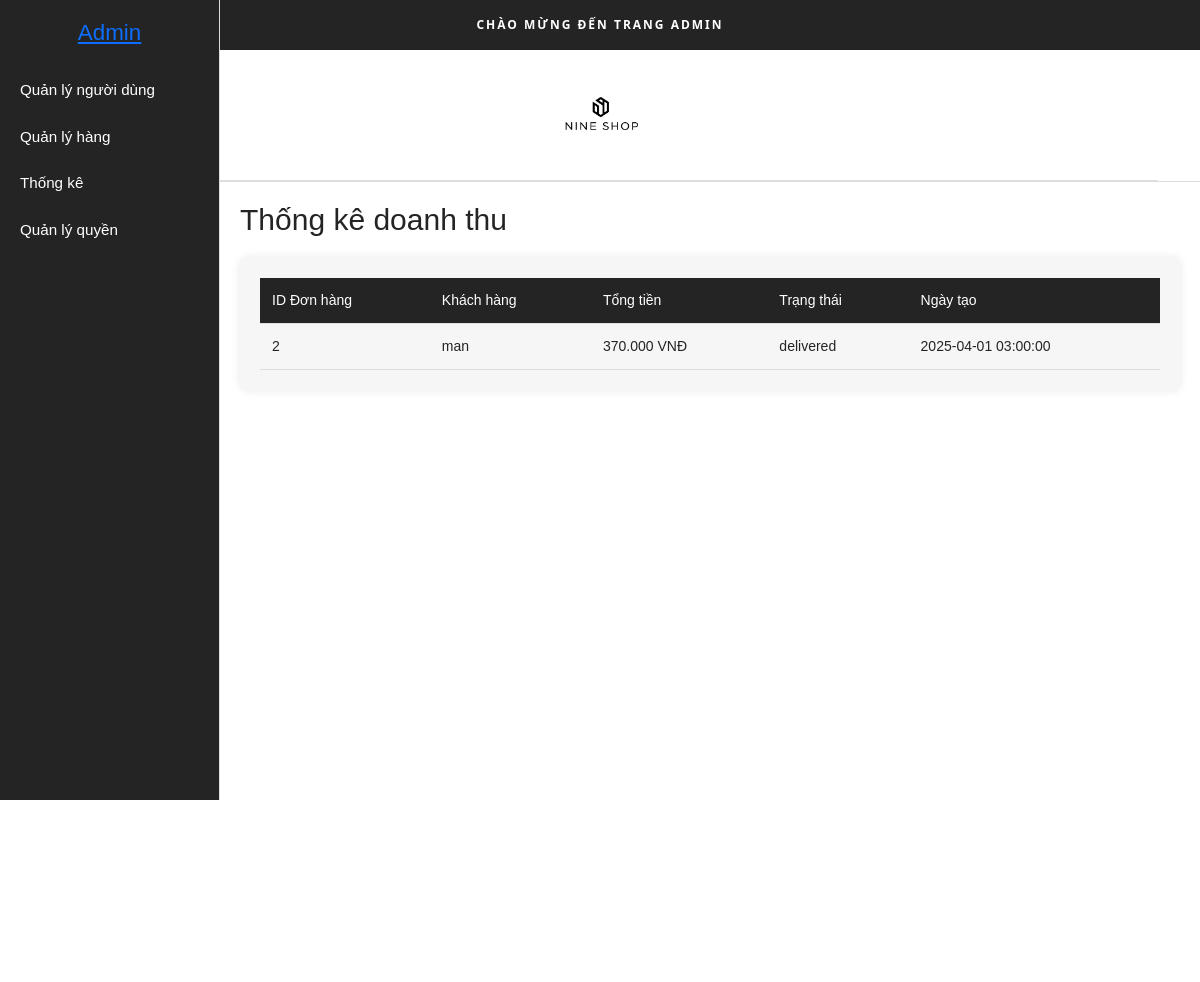
The app's page /frontEnd/admin.php?page=statistics_revenue with its own data.
### tables this page shows
CREATE TABLE `orders` (
  `id` int(100) NOT NULL,
  `user_id` int(11) DEFAULT NULL,
  `payments_id` int(11) DEFAULT NULL,
  `total_amount` decimal(10,2) NOT NULL,
  `status` enum('pending','shipped','delivered','cancelled') DEFAULT 'pending',
  `created_at` timestamp NOT NULL DEFAULT current_timestamp()
);

CREATE TABLE `users` (
  `id` int(11) NOT NULL,
  `name` varchar(100) NOT NULL,
  `email` varchar(100) NOT NULL,
  `password` varchar(255) NOT NULL,
  `phone` varchar(15) DEFAULT NULL,
  `address` text DEFAULT NULL,
  `created_at` timestamp NOT NULL DEFAULT current_timestamp()
);

### frontEnd/admin.php (the view, shortened to what this page needs)
<?php
$servername = "localhost";
$username = "root";
$password = "";
$dbname = "clothingstore";
try {
    $conn = new PDO("mysql:host=$servername;dbname=$dbname", $username, $password);
    $conn->setAttribute(PDO::ATTR_ERRMODE, PDO::ERRMODE_EXCEPTION);
    $conn->exec("SET NAMES 'utf8mb4'");
} catch (PDOException $e) {
    die("Kết nối thất bại: " . $e->getMessage());
}
$page = isset($_GET['page']) ? $_GET['page'] : 'dashboard';
?>
<!doctype html>
<html class="no-js" lang="en">
<head>
    <link rel="stylesheet" href="../assets/css/plugins.css">
    <link rel="stylesheet" href="../assets/css/style.css">
    <link href="https://cdn.jsdelivr.net/npm/bootstrap@5.3.3/dist/css/bootstrap.min.css" rel="stylesheet">
</head>
<body>
    <header class="header_area header_three">
        <div class="header_top">
            <div class="header_center">
                <p>Chào mừng đến trang Admin</p>
            </div>
        </div>
        <div class="header_middel">
            <div class="container-fluid">
                <div class="middel_inner">
                    <div class="logo">
                        <a href="admin.php"><img src="../assets/img/logo/1.logo.jpg" alt="Logo"></a>
                    </div>
                </div>
            </div>
        </div>
    </header>
    <div class="sidebar">
        <h2><a href = "admin.php">Admin</a></h2>
        <ul>
            <li>
                <a href="?page=staff" class="menu-toggle">Quản lý người dùng</a>
            </li>
            <li>
                <a href="?page=products" class="menu-toggle">Quản lý hàng</a>
            </li>
            <li>
                <a href="?page=statistics" class="menu-toggle">Thống kê</a>
            </li>
            <li>
                <a href="?page=roles" class="menu-toggle">Quản lý quyền</a>
            </li>
        </ul>
    </div>
    <div class="main-content">
        <?php if ($page == 'dashboard'): ?>
        <?php elseif ($page == 'statistics_revenue'): ?>
            <h1>Thống kê doanh thu</h1>
            <div class="table-container">
                <table>
                    <thead>
                        <tr>
                            <th>ID Đơn hàng</th>
                            <th>Khách hàng</th>
                            <th>Tổng tiền</th>
                            <th>Trạng thái</th>
                            <th>Ngày tạo</th>
                        </tr>
                    </thead>
                    <tbody>
                        <?php
                        $stmt = $conn->query("SELECT o.id, u.name AS user_name, o.total_amount, o.status, o.created_at
                                              FROM orders o
                                              JOIN users u ON o.user_id = u.id");
                        while ($row = $stmt->fetch(PDO::FETCH_ASSOC)) {
                            echo "<tr>";
                            echo "<td>" . htmlspecialchars($row['id']) . "</td>";
                            echo "<td>" . htmlspecialchars($row['user_name']) . "</td>";
                            echo "<td>" . number_format($row['total_amount'], 0, ',', '.') . " VNĐ</td>";
                            echo "<td>" . htmlspecialchars($row['status']) . "</td>";
                            echo "<td>" . htmlspecialchars($row['created_at']) . "</td>";
                            echo "</tr>";
                        }
                        ?>
                    </tbody>
                </table>
            </div>
        <?php endif; ?>
    </div>
</body>
</html>

### frontEnd/admin.php (style rules this page uses)
body { margin: 0; font-family: "Libre Franklin", sans-serif; background: #ffffff; color: #242424; }
.header_area { background: #ffffff; border-bottom: 1px solid #ddd; }
.header_top { background: #242424; text-align: center; padding: 10px 0; }
.header_top p { margin: 0; color: #ffffff; font-size: 12px; }
.header_middel { padding: 20px 0; display: flex; justify-content: center; }
.middel_inner { display: flex; justify-content: center; align-items: center; }
.logo img { max-height: 50px; max-width: 150px; object-fit: contain; }
.sidebar { width: 220px; background: #242424; height: 100vh; position: fixed; top: 0; left: 0; padding-top: 20px; border-right: 1px solid #ddd; transition: width 0.3s ease; }
.sidebar h2 { text-align: center; font-size: 1.4rem; margin-bottom: 20px; color: #ffffff; font-weight: 500; }
.sidebar ul { list-style: none; padding: 0; margin: 0; }
.sidebar ul li { padding: 12px 20px; }
.sidebar ul li a { color: #ffffff; text-decoration: none; display: block; font-size: 0.95rem; font-weight: 400; }
.main-content { margin-left: 220px; padding: 20px; min-height: 100vh; background: #ffffff; transition: margin-left 0.3s ease; }
.main-content h1 { font-size: 30px; font-weight: 500; margin-bottom: 20px; color: #242424; }
.table-container { background: #f6f6f6; padding: 20px; border-radius: 8px; box-shadow: 0 0 10px rgba(0, 0, 0, 0.1); overflow-x: auto; }
table { width: 100%; border-collapse: collapse; font-size: 14px; color: #242424; }
th, td { padding: 12px; text-align: left; border-bottom: 1px solid #ddd; }
th { background: #242424; color: #ffffff; font-weight: 500; }

### records on screen
orders: id "2", user.name "man", total_amount "370.000", status "delivered", created_at "2025-04-01 03:00:00"
